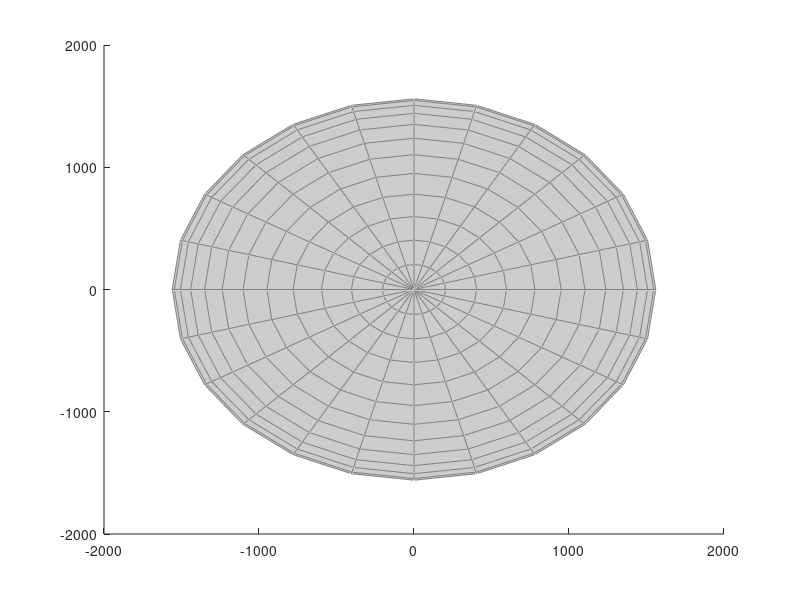

Write MATLAB code to recreate this figure. (Note: this script raises an error after producing the figure.)
%% visualizing b_sec(t)

clear
% define constants

r_m = 1560; % Europa radius (km)
B_prim = 250; % approximate background field amplitude nT
A = 0.95; % amplitude response factor
phi = 0.14; % phase lag in radians (around 8 deg)
synodic_period = 11.23 * 3600; % 11.23 hr period
omega = 2*pi / (synodic_period); % synodic freq. (rad/sec), 


% inducing field direction
e0x = [1;0;0];
e0y = [0;1;0];

%%%%%%%%%%%%%%%%%%%%%%%%%%%%%%%%%%%%%%%%%%%%%%%%%%%%%%%%%%%%%%%%%%%%%%%%%%%%%%%%%%%%%%%%%%%%%%


% create spatial grid 
grid_limit = 7 * r_m; % view up to 7 planetary radii out 
[X,Y,Z] = meshgrid(linspace(-grid_limit, grid_limit, 30), ...
    linspace(-grid_limit,grid_limit, 30), ...
    linspace(-grid_limit, grid_limit, 30));

% set up animation time array (60 steps over one full period)
num_frames = 60;
time_steps = linspace(0, synodic_period, num_frames);

% create figure once outside the loop
fig = figure('Color', 'b');
set(gcf, 'Position', [100, 100, 800, 600]);


%%%%%%%%%%%%%%%%%%%%%%%%%%%%%%%%%%%%%%%%%%%%%%%%%%%%%%%%%%%%%%%%%%%%%%%%%%%%%%%%%%%%%%%%%%%%%%

% animation loop 
for t = time_steps

    % compute secondary field components (bx,by,bz) at every point 
    % initialize arrays to hold magnetic field vector components
    Bx_spatial = zeros(size(X));
    By_spatial = zeros(size(X));
    Bz_spatial = zeros(size(X));
    
    % loop through each grid point to calculate the spatial part of eqn (3)
    for i = 1:numel(X)

        % define position vector r from center of moon
        r_vec = [X(i); Y(i); Z(i)];
        r = norm(r_vec);

        % mask field inside the moon to avoid division by 0
        if r < r_m
            continue;
        end


        % X EQUATION
        % calculate dot prod (r . e0x)
        r_dot_e0x = dot(r_vec, e0x);

        % evaluate spatial vector bracket: 3*(r . e0)*r - (r^2)*e0
        spatial_bracketx = 3 * r_dot_e0x * r_vec - (r^2) * e0x;

        % compute spatial coefficient: - (A * B_prim * r_m^3) / (2 * r^5)
        coefx = - (A * B_prim * r_m^3) * (cos (omega * t - phi)) / (2 *r^5);


        % Y EQUATION
        % calculate dot prod (r . e0y)
        r_dot_e0y = dot(r_vec, e0y);

        % evaluate spatial vector bracket: 3*(r . e0)*r - (r^2)*e0
        spatial_brackety = 3 * r_dot_e0y * r_vec - (r^2) * e0y;

        % compute spatial coefficient: - (A * B_prim * r_m^3) / (2 * r^5)
        coefy = - (A * B_prim * r_m^3) * (sin (omega * t - phi)) / (2 *r^5);



        % store vector components
        B_vector = (coefx * spatial_bracketx) + (coefy * spatial_brackety);
        Bx_spatial(i) = B_vector(1);
        By_spatial(i) = B_vector(2);
        Bz_spatial(i) = B_vector(3);    

    end

    
    Bx = Bx_spatial;
    By = By_spatial;
    Bz = Bz_spatial;

   %%%%%%%%%%%%%%%%%%%%%%%%%%%%%%%%%%%%%%%%%%%%%%%%%%%%%%%%%%%%%%%%%%%%%%%%%%%%%%%%%%%%%%%%%%%%%%


    clf; % clear figure window so frames don't overlap
    hold on;


    % draw Europa as 3d sphere
    [sx, sy, sz] = sphere(24);
    mesh(sx*r_m, sy*r_m, sz*r_m, 'FaceColor', [0.8 0.8 0.8], 'EdgeColor',[0.5 0.5 0.5]);
    alpha(0.4);

    % set seeds (dynamic)
    % find the current primary angle of the dipole field in x-y plane
    dipole_angle = atan2(sin(omega * t - phi), cos(omega * t - phi));

    % base ring template (orthogonal to dipole axis)
    theta = linspace(0, 2*pi, 16);
    seed_radius = 1.05 * r_m;

    % generate ring points centered around origin 
    % construct them relative to dipole axis
    local_long = seed_radius * 0.85;
    local_r = seed_radius * 0.5;

    % positive pole ring template
    x1_temp = ones(size(theta)) * local_long;
    y1_temp = local_r * cos(theta);
    z1 = local_r * sin(theta);

    % rotate template coordinated by dipole's current orientation angle
    seed_X1 = x1_temp * cos(dipole_angle) - y1_temp * sin(dipole_angle);
    seed_Y1 = x1_temp * sin(dipole_angle) + y1_temp * cos(dipole_angle);

    % negative pole ring template
    x2_temp = ones(size(theta)) * -local_long;
    y2_temp = local_r * cos(theta);
    z2 = local_r * sin(theta);

    seed_X2 = x2_temp * cos(dipole_angle) - y2_temp * sin(dipole_angle);
    seed_Y2 = x2_temp * sin(dipole_angle) + y2_temp * cos(dipole_angle);


    % combine everything into the master seed list
    seed_X = [seed_X1, seed_X2];
    seed_Y = [seed_Y1, seed_Y2];
    seed_Z = [z1, z2];

    % plot mag field vectors
    h1 = streamline(X,Y,Z,Bx,By,Bz,seed_X(:), seed_Y(:), seed_Z(:));
    set(h1, 'Color', 'r', 'LineWidth', 1);


%%%%%%%%%%%%%%%%%%%%%%%%%%%%%%%%%%%%%%%%%%%%%%%%%%%%%%%%%%%%%%%%%%%%%%%%%%%%%%%%%%%%%%%%%%%%%%


    % grid formatting
    axis equal; 
    xlim([-grid_limit, grid_limit]);
    ylim([-grid_limit, grid_limit]);
    zlim([-grid_limit, grid_limit]);
    xlabel('x position (km)', 'FontSize', 11);
    ylabel('y position (km)', 'FontSize', 11);
    zlabel('z position (km)', 'FontSize', 11);

    % display current time in hours on the title
    title(sprintf('B-sec @ t = %.2f hours', t/3600), 'FontSize', 12);
    grid on;
    box on;

  

    view([-68 8]);



    drawnow; % force matlab to draw graphics pipeline immediately
    pause(0.05); % execution speed

end
